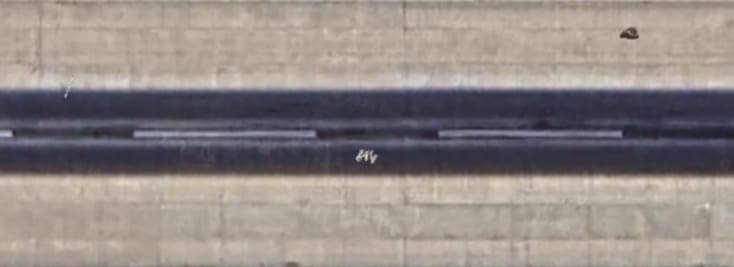
#> input picture test.png, 734 x 267 px
$ python object-detect2.py
#> lines starting #> are read from the running program, lines starting #| are printed output that depends on the picture; after the words box and inside, x2 and y2 are one past the last pixel; in counts of white or black regions, pixels touching at a corner belong together
import cv2

# Load the image
image_path = 'test.png'
image = cv2.imread(image_path)
#> image is the input picture: shape (267, 734, 3); mean B, G, R 132.4, 135.7, 143.6

# Convert the image to grayscale
gray = cv2.cvtColor(image, cv2.COLOR_BGR2GRAY)

# Apply GaussianBlur to reduce noise and improve edge detection
blurred = cv2.GaussianBlur(gray, (5, 5), 0)

# Use Canny edge detection to detect edges in the image
edges = cv2.Canny(blurred, 50, 150)
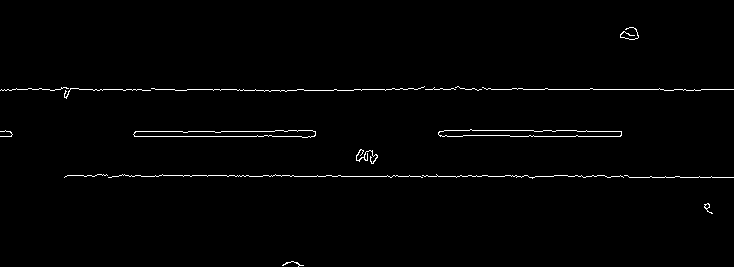
#> edges: shape (267, 734); 1.2% white in thin lines or dots, all inside (x1, y1, x2, y2) = (0, 27, 734, 267)

# Find contours in the image
contours, _ = cv2.findContours(edges, cv2.RETR_EXTERNAL, cv2.CHAIN_APPROX_SIMPLE)
#> contours = 17 contours, 13 with area under 20; largest, box (x1, y1, x2, y2) and area: (438, 129, 622, 137) 980, (133, 130, 316, 138) 926, (356, 149, 378, 164) 22, (704, 203, 713, 214) 22

# Sort contours by area and pick the largest contour assuming it's the runway
contours = sorted(contours, key=cv2.contourArea, reverse=True)

# Assuming the largest contour is the runway, we approximate the polygon for it
approx = cv2.approxPolyDP(contours[0], 0.02 * cv2.arcLength(contours[0], True), True)
#> approx = [[438, 132], [621, 135]]

# Create a copy of the original image to draw on
image_copy = image.copy()

# Ensure the approximation has 4 corners
if len(approx) == 4:
    # Draw the corners on the image
    for point in approx:
        cv2.circle(image_copy, tuple(point[0]), 10, (0, 0, 255), -1)

# Save the result image with detected runway corners
cv2.imwrite('/mnt/data/runway_detected.png', image_copy)

# Extract pixel coordinates of the corners
runway_corners_pixel = [tuple(point[0]) for point in approx]
#> runway_corners_pixel = [(438, 132), (621, 135)]

# Print the result to the console
print("Runway corners detected:", runway_corners_pixel)
#| Runway corners detected: [(438, 132), (621, 135)]

$ run again, with new3.jpg saved as test.png
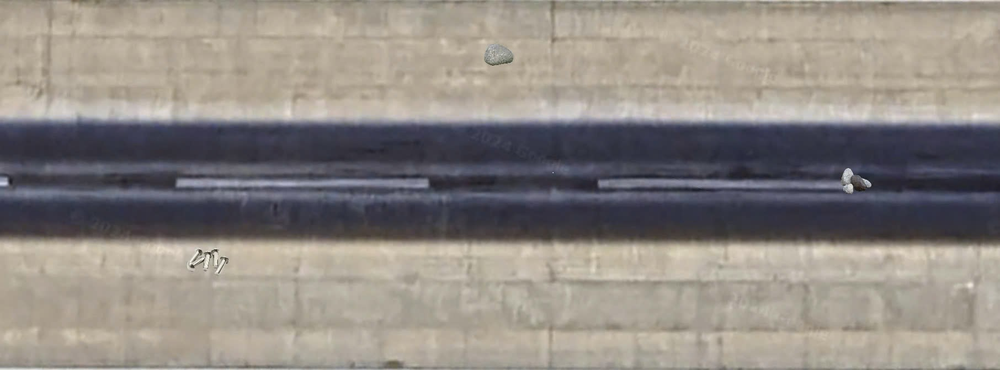
#> input picture new3.jpg, 1000 x 370 px, shrunk from 1812 x 671 before the run
#> image is the input picture: shape (370, 1000, 3); mean B, G, R 130.5, 136.1, 142.2
#> `blurred = cv2.GaussianBlur(gray, (5, 5), 0)`:
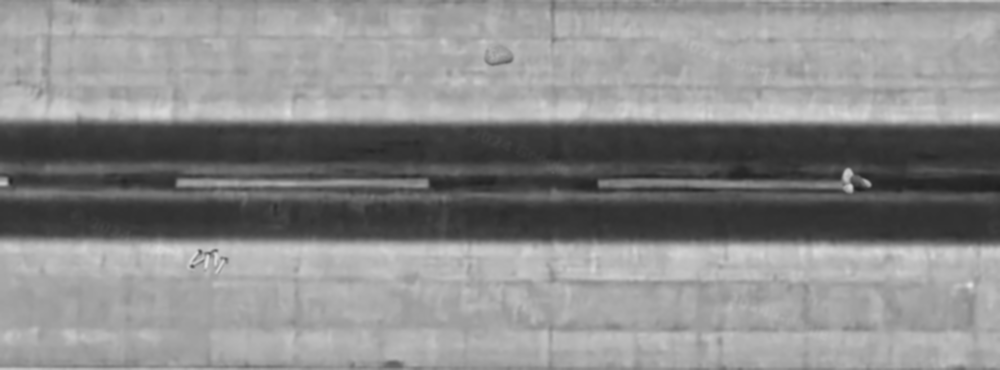
#> blurred: shape (370, 1000); min 32, max 224, mean 137.3
#> `edges = cv2.Canny(blurred, 50, 150)`:
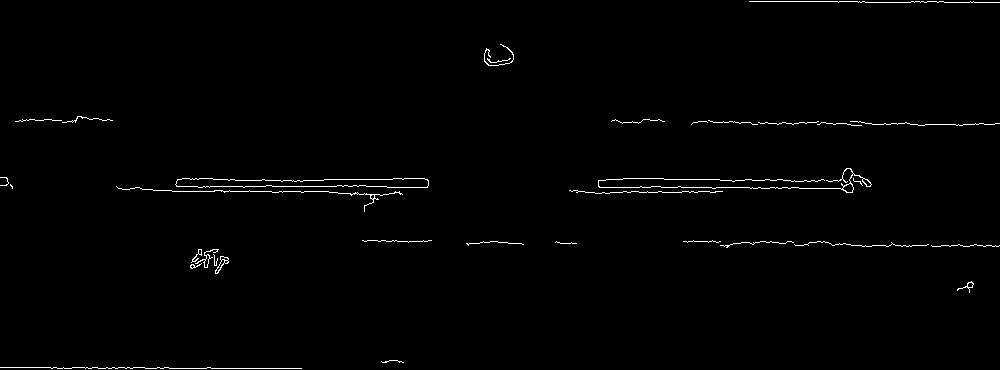
#> edges: shape (370, 1000); 0.97% white in thin lines or dots
#> contours = 33 contours, 26 with area under 20; largest, box (x1, y1, x2, y2) and area: (175, 178, 429, 188) 1744, (598, 168, 872, 193) 133, (215, 256, 229, 274) 80, (195, 249, 219, 268) 52, (116, 186, 403, 212) 36, (957, 281, 974, 293) 32, (191, 249, 202, 263) 23
#> approx = [[175, 184], [428, 180]]
#> runway_corners_pixel = [(175, 184), (428, 180)]
#| Runway corners detected: [(175, 184), (428, 180)]
